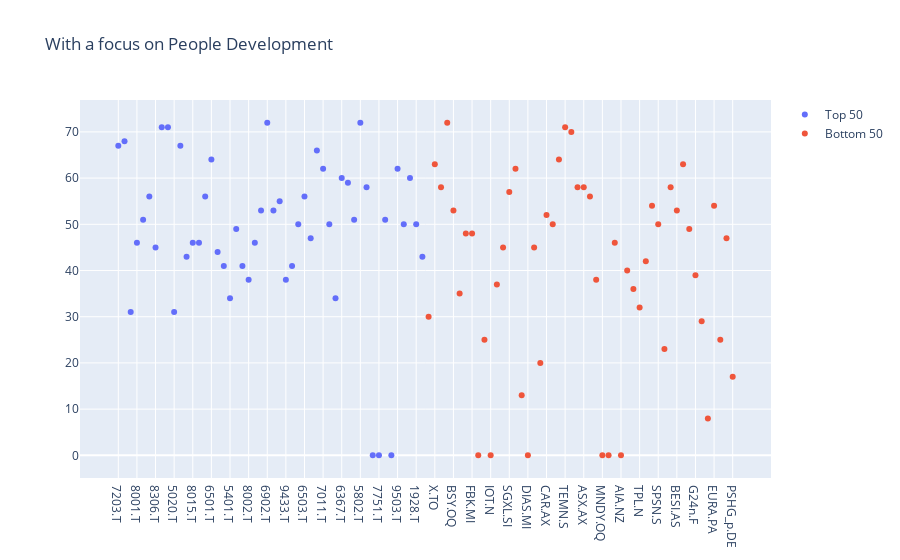

This figure's notebook cell:
### Code cell
plots = [go.Scatter(x=top50['RIC'], y=top50['DIR People Development Score'], mode='markers', name='Top 50'), 
         go.Scatter(x=bot50['RIC'], y=bot50['DIR People Development Score'], mode='markers', name='Bottom 50')]
fig = go.Figure(data=plots)
fig.update_layout(title='With a focus on People Development')
fig.show()

### Figure 1 — Plotly figure (JSON) as saved in the notebook; plotly's stock layout.template omitted (floating-point values rounded to 4 significant figures)
{"data": [{"mode": "markers", "name": "Top 50", "type": "scatter", "x": ["7203.T", "7267.T", "8058.T", "8001.T", "8031.T", "9432.T", "8306.T", "6758.T", "7201.T", "5020.T", "3382.T", "6178.T", "8015.T", "8316.T", "8267.T", "6501.T", "5019.T", "8750.T", "5401.T", "6752.T", "8766.T", "8002.T", "8053.T", "9984.T", "6902.T", "9434.T", "8725.T", "9433.T", "7181.T", "7269.T", "6503.T", "1925.T", "8630.T", "7011.T", "7259.T", "5411.T", "6367.T", "8604.T", "7270.T", "5802.T", "9613.T", "4502.T", "7751.T", "5108.T", "4188.T", "9503.T", "6301.T", "6201.T", "1928.T", "9502.T"], "y": [67, 68, 31, 46, 51, 56, 45, 71, 71, 31, 67, 43, 46, 46, 56, 64, 44, 41, 34, 49, 41, 38, 46, 53, 72, 53, 55, 38, 41, 50, 56, 47, 66, 62, 50, 34, 60, 59, 51, 72, 58, 0, 0, 51, 0, 62, 50, 60, 50, 43]}, {"mode": "markers", "name": "Bottom 50", "type": "scatter", "x": ["CAPD.SI", "X.TO", "REG.OQ", "REA.AX", "BSY.OQ", "AGI.TO", "VCX.AX", "FBK.MI", "RDDT.N", "WPM.TO", "IOT.N", "LOIM.PA", "LOTB.BR", "SGXL.SI", "RAAG.DE", "LUG.TO", "DIAS.MI", "BCVN.S", "FNV.TO", "CAR.AX", "MNG.L", "EFN.TO", "TEMN.S", "IAG.TO", "INWT.MI", "ASX.AX", "CYBR.OQ", "NEKG.DE", "MNDY.OQ", "VACN.S", "0006.HK", "AIA.NZ", "LEGn.DE", "LAND.L", "TPL.N", "GFCP.PA", "WTC.AX", "SPSN.S", "DSG.TO", "SGRO.L", "BESI.AS", "AUTOA.L", "CVO.PA", "G24n.F", "SOL.AX", "MSTR.OQ", "EURA.PA", "PME.AX", "IVN.TO", "PSHG_p.DE"], "y": [30, 63, 58, 72, 53, 35, 48, 48, 0, 25, 0, 37, 45, 57, 62, 13, 0, 45, 20, 52, 50, 64, 71, 70, 58, 58, 56, 38, 0, 0, 46, 0, 40, 36, 32, 42, 54, 50, 23, 58, 53, 63, 49, 39, 29, 8, 54, 25, 47, 17]}], "layout": {"title": {"text": "With a focus on People Development"}}}
